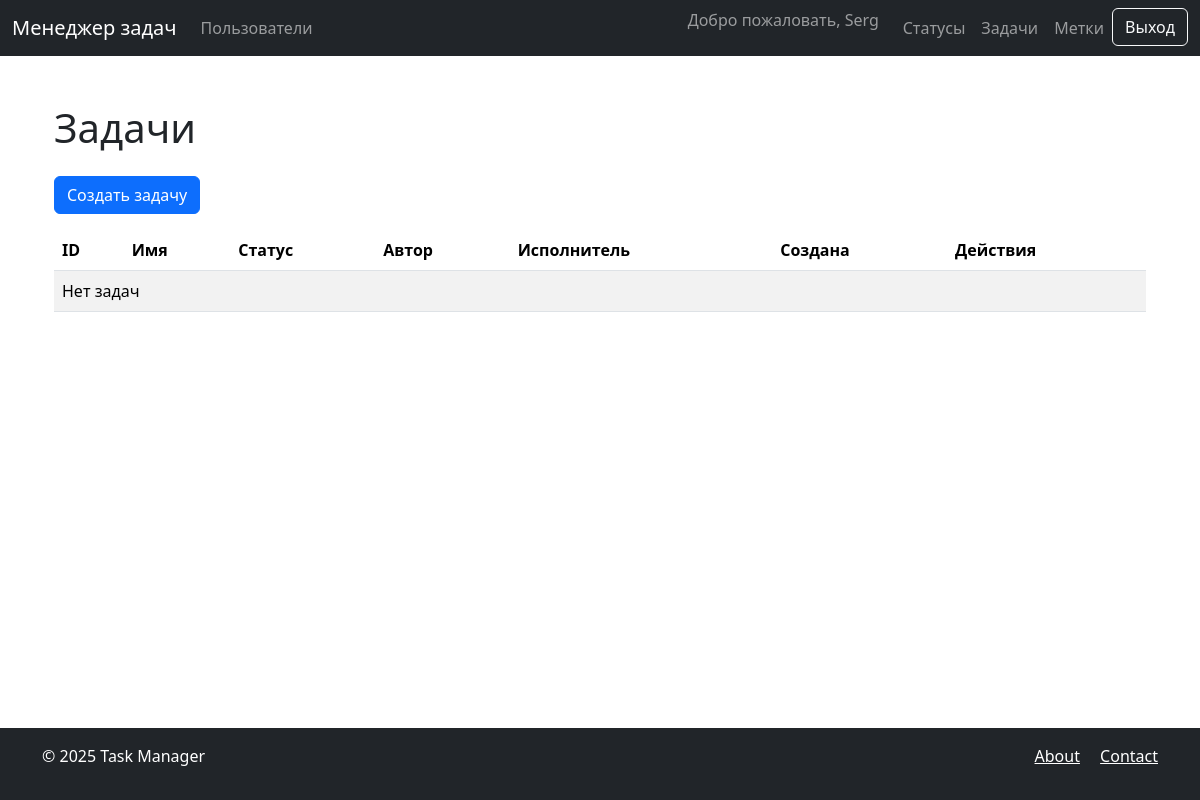
Before: /tasks/ (signed in) with the older database file.
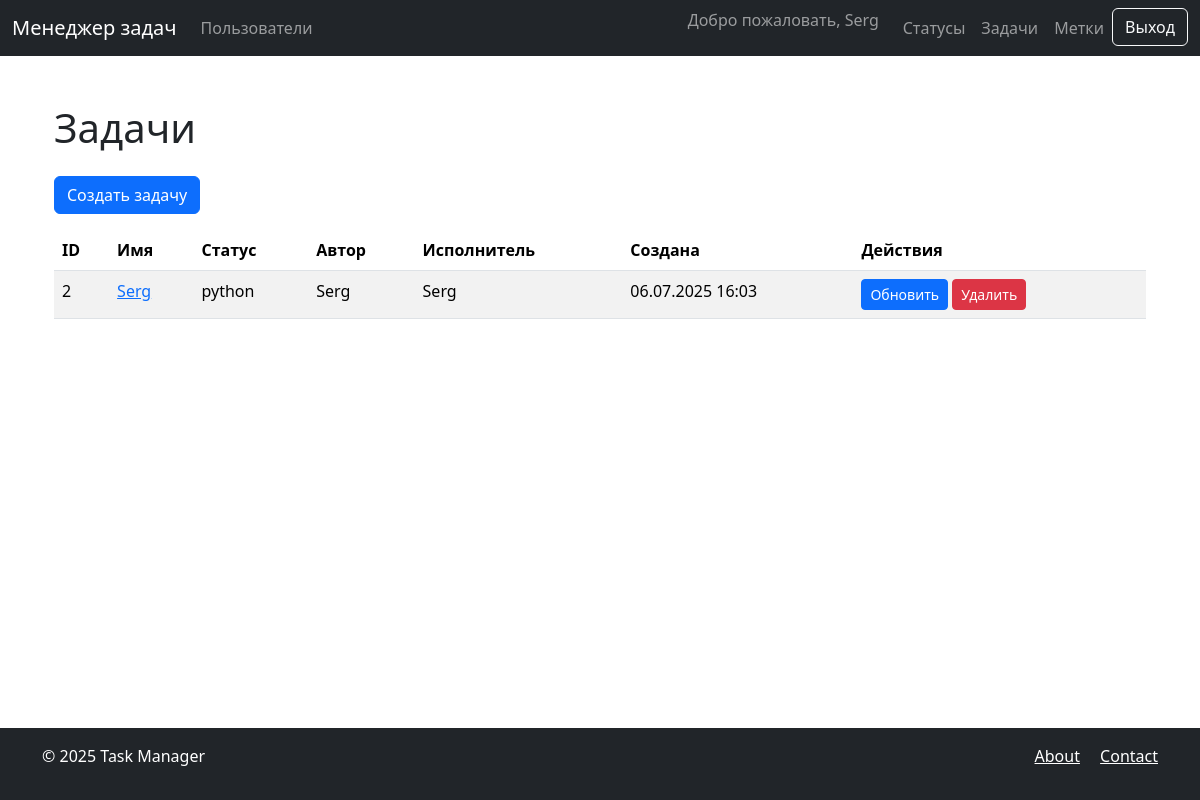
After: the same page with the newer database file.
### tasks/models.py (models this page shows, shortened)
class Task(models.Model):
    name = models.CharField(
        max_length=100,
        verbose_name=_('Name')
    )
    description = models.TextField(
        blank=True,
        verbose_name=_('Description')
    )
    created_at = models.DateTimeField(
        auto_now_add=True,
        verbose_name=_('Created at')
    )
    author = models.ForeignKey(
        settings.AUTH_USER_MODEL,
        on_delete=models.PROTECT,
        related_name='authored_tasks',
        verbose_name=_('Author')
    )
    executor = models.ForeignKey(
        settings.AUTH_USER_MODEL,
        on_delete=models.PROTECT,
        related_name='assigned_tasks',
        blank=True,
        null=True,
        verbose_name=_('Executor')
    )
    status = models.ForeignKey(
        Status,
        on_delete=models.PROTECT,
        related_name='tasks',
        verbose_name=_('Status')
    )
    labels = models.ManyToManyField(
        'labels.Label',
        related_name='tasks',
        blank=True,
        verbose_name=_('Labels')
    )
    class Meta:
        verbose_name = _('Task')
        verbose_name_plural = _('Tasks')

### statuses/models.py (models this page shows, shortened)
class Status(models.Model):
    name = models.CharField(
        max_length=100,
        unique=True,
        verbose_name=_('Name')
    )
    created_at = models.DateTimeField(
        auto_now_add=True,
        verbose_name=_('Created at')
    )
    class Meta:
        verbose_name = _('Status')
        verbose_name_plural = _('Statuses')

### tasks/views.py (the view)
# urls.py: path('', views.TaskListView.as_view(), name='list'),
class TaskListView(LoginRequiredMixin, ListView):
    model = Task
    template_name = 'tasks/list.html'
    context_object_name = 'tasks'

### task_manager/templates/tasks/list.html
{% extends "base.html" %}
{% load i18n %}
{% block content %}
<div class="container">
    <h1 class="my-4">{% trans "Задачи" %}</h1>
    <a href="{% url 'tasks:create' %}" class="btn btn-primary mb-3">
        {% trans "Создать задачу" %}
    </a>
    <table class="table table-striped">
        <thead>
            <tr>
                <th>ID</th>
                <th>{% trans "Имя" %}</th>
                <th>{% trans "Статус" %}</th>
                <th>{% trans "Автор" %}</th>
                <th>{% trans "Исполнитель" %}</th>
                <th>{% trans "Создана" %}</th>
                <th>{% trans "Действия" %}</th>
            </tr>
        </thead>
        <tbody>
            {% for task in tasks %}
            <tr>
                <td>{{ task.id }}</td>
                <td><a href="{% url 'tasks:detail' task.id %}">{{ task.name }}</a></td>
                <td>{{ task.status.name }}</td>
                <td>{{ task.author.username }}</td>
                <td>{{ task.executor.username|default:"-" }}</td>
                <td>{{ task.created_at|date:"d.m.Y H:i" }}</td>
                <td>
                    <a href="{% url 'tasks:update' task.id %}" class="btn btn-sm btn-primary">
                        {% trans "Обновить" %}
                    </a>
                    <a href="{% url 'tasks:delete' task.id %}" class="btn btn-sm btn-danger">
                        {% trans "Удалить" %}
                    </a>
                </td>
            </tr>
            {% empty %}
            <tr>
                <td colspan="7">{% trans "Нет задач" %}</td>
            </tr>
            {% endfor %}
        </tbody>
    </table>
</div>
{% endblock %}

### task_manager/templates/base.html (shortened to what this page needs)
{% load i18n django_bootstrap5 %}
<!DOCTYPE html>
<html lang="{{ LANGUAGE_CODE }}">
<head>
    {% bootstrap_css %}
</head>
<body class="d-flex flex-column min-vh-100">
    <nav class="navbar navbar-expand-lg navbar-dark bg-dark">
        <div class="container-fluid">
            <a class="navbar-brand" href="/">{% trans "Менеджер задач" %}</a>
            <div class="collapse navbar-collapse" id="navbarNav">
                <ul class="navbar-nav me-auto">
                    <li class="nav-item">
                        <a class="nav-link" href="{% url 'users:users' %}">{% trans "Пользователи" %}</a>
                    </li>
                </ul>
                <ul class="navbar-nav">
                    {% if user.is_authenticated %}
                    <li class="nav-item">
                        <span class="navbar-text me-3">{% trans "Добро пожаловать" %}, {{ user.username }}</span>
                    </li>
                    <li class="nav-item">
                        <a class="nav-link" href="{% url 'statuses:list' %}">{% trans "Статусы" %}</a>
                    </li>
                    <li class="nav-item">
                        <a class="nav-link" href="{% url 'tasks:list' %}">{% trans "Задачи" %}</a>
                    </li>
                    <li class="nav-item">
                        <a class="nav-link" href="{% url 'labels:list' %}">{% trans "Метки" %}</a>
                    </li>
                    <li class="nav-item">
                        <form action="{% url 'logout' %}" method="post">
                            <button type="submit" class="btn btn-outline-light">{% trans "Выход" %}</button>
                        </form>
                    </li>
                    {% endif %}
                </ul>
            </div>
        </div>
    </nav>
    <main class="container my-4 flex-grow-1">
        {% block content %}{% endblock %}
    </main>
    <footer class="bg-dark text-white py-3 mt-auto">
        <div class="container">
            <div class="row">
                <div class="col-md-6">
                    <p>&copy; {% now "Y" %} {% trans "Task Manager" %}</p>
                </div>
                <div class="col-md-6 text-md-end">
                    <a href="#" class="text-white me-3">{% trans "About" %}</a>
                    <a href="#" class="text-white">{% trans "Contact" %}</a>
                </div>
            </div>
        </div>
    </footer>
</body>
</html>

Changed rows visible on the page:
added Task: id "2", name "Serg", status.name "python", author.username "Serg", executor.username "Serg", created_at "06.07.2025 16:03"
Other visible differences:
text no longer shown: "Нет задач"
